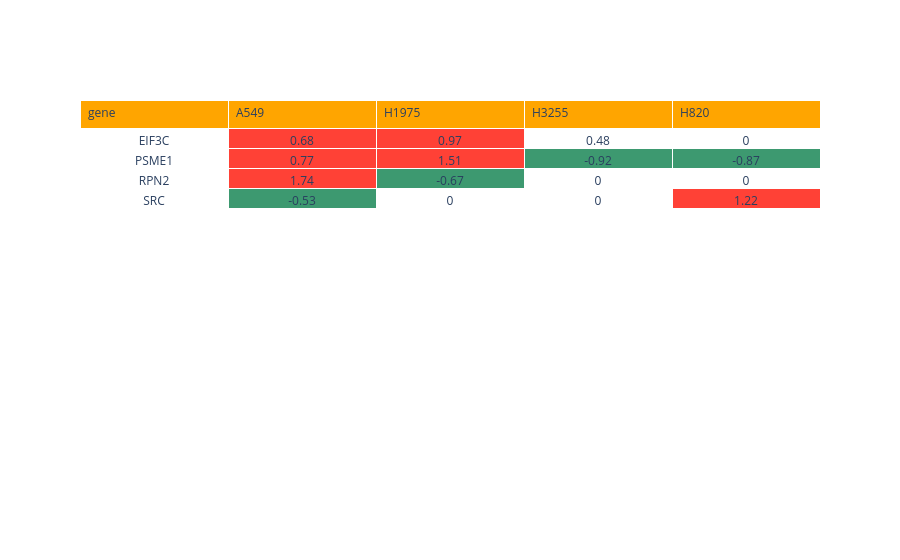

The cell this chart's notebook holds for it:
### Code cell
import plotly.graph_objects as go

df = df_filtered
df.columns = ['gene', 'A549', 'H1975',
       'H3255', 'H820']
# Function to determine cell color based on value
def cell_color(value):
    if isinstance(value, float) or isinstance(value, int):  # Check if the value is numeric
        if value > 0.5:
            return '#FF4136'  # Red
        elif value < -0.5:
            return '#3D9970'  # Green
    return '#FFFFFF'  # White for non-numeric values or values not meeting the criteria

# Apply the function to each cell in the DataFrame
colors = [[cell_color(df.iloc[i, j]) for i in range(len(df))] for j in range(len(df.columns))]

# Create the table
fig = go.Figure(data=[go.Table(
    header=dict(values=df.columns.tolist(), fill_color='orange', align='left'),
    cells=dict(values=[df[col] for col in df.columns], fill_color=colors, align='center'))
])

fig.show()
fig.write_html(output_dir+"gene_trend_table_"+cell_line+".html")
fig.write_image(output_dir+"gene_trend_table_"+cell_line+".png")

print("Plot saved as interactive_plot.html")

### Figure 1 — Plotly figure (JSON) as saved in the notebook; plotly's stock layout.template omitted (floating-point values rounded to 4 significant figures)
{"data": [{"cells": {"align": "center", "fill": {"color": [["#FFFFFF", "#FFFFFF", "#FFFFFF", "#FFFFFF"], ["#FF4136", "#FF4136", "#FF4136", "#3D9970"], ["#FF4136", "#FF4136", "#3D9970", "#FFFFFF"], ["#FFFFFF", "#3D9970", "#FFFFFF", "#FFFFFF"], ["#FFFFFF", "#3D9970", "#FFFFFF", "#FF4136"]]}, "values": [["EIF3C", "PSME1", "RPN2", "SRC"], [0.68, 0.77, 1.74, -0.53], [0.97, 1.51, -0.67, 0], [0.48, -0.92, 0, 0], [0, -0.87, 0, 1.22]]}, "header": {"align": "left", "fill": {"color": "orange"}, "values": ["gene", "A549", "H1975", "H3255", "H820"]}, "type": "table"}], "layout": {}}
